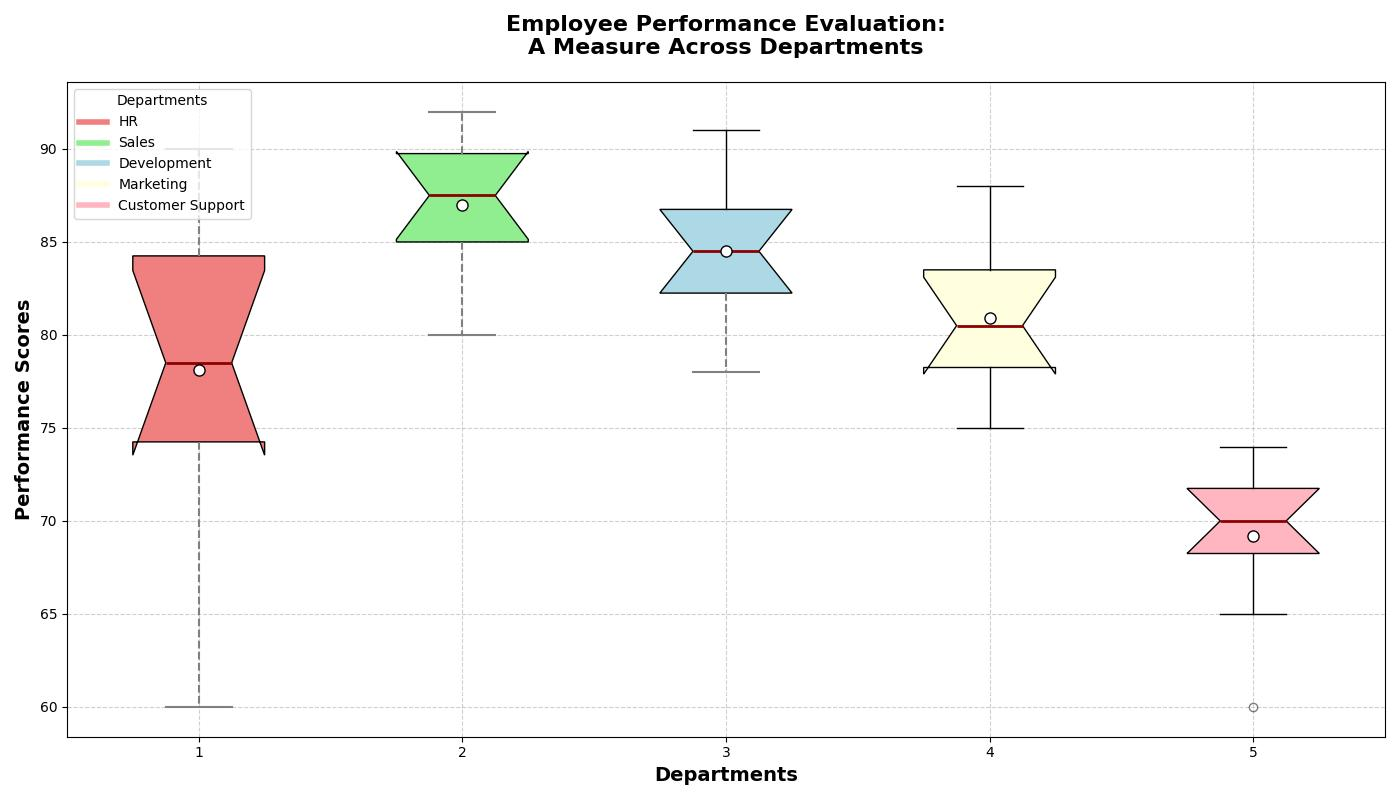

The Python source for this figure:
import matplotlib.pyplot as plt
import numpy as np

# Backstory:
# Title: "Employee Performance Evaluation: A Measure Across Departments"
# The company, "Tech Solutions Inc.", annually evaluates the performance of its employees across different departments. 
# To analyze the variation in performance within and across departments, we have collected performance scores of employees 
# from five key departments.

# Departments
departments = ['HR', 'Sales', 'Development', 'Marketing', 'Customer Support']

# Performance scores for each department
# Explicitly created data based on a fictional performance scoring system
HR_scores = [70, 75, 80, 85, 60, 90, 88, 74, 82, 77]
Sales_scores = [85, 87, 90, 83, 80, 88, 92, 85, 91, 89]
Development_scores = [78, 82, 85, 91, 87, 84, 79, 86, 90, 83]
Marketing_scores = [75, 80, 78, 82, 85, 88, 77, 84, 79, 81]
Support_scores = [65, 70, 72, 60, 68, 74, 70, 69, 71, 73]

# Combine data into a list
performance_data = [HR_scores, Sales_scores, Development_scores, Marketing_scores, Support_scores]

# Create the figure and axis
fig, ax = plt.subplots(figsize=(14, 8))

# Create the box plot
box = ax.boxplot(performance_data, vert=True, patch_artist=True, notch=True, showmeans=True,
                 meanprops={"marker": "o", "markerfacecolor": "white", "markeredgecolor": "black", "markersize": 8})

# Define colors for each department
colors = ['lightcoral', 'lightgreen', 'lightblue', 'lightyellow', 'lightpink']
for patch, color in zip(box['boxes'], colors):
    patch.set_facecolor(color)

# Add titles and labels
ax.set_title('Employee Performance Evaluation:\nA Measure Across Departments', fontsize=16, fontweight='bold', pad=20)
ax.set_xlabel('Departments', fontsize=14, fontweight='bold')
ax.set_ylabel('Performance Scores', fontsize=14, fontweight='bold')

# Customize whiskers, medians, caps, and outliers
for whisker, cap, median, flier in zip(box['whiskers'], box['caps'], box['medians'], box['fliers']):
    whisker.set(color='grey', linewidth=1.5, linestyle='--')
    cap.set(color='grey', linewidth=1.5)
    median.set(color='darkred', linewidth=2)
    flier.set(marker='o', color='gold', alpha=0.5)

# Add grid for better readability
ax.grid(linestyle='--', alpha=0.6)

# Legend
handles = [plt.Line2D([0], [0], color=color, lw=4) for color in colors]
ax.legend(handles, departments, title='Departments', loc='upper left', fontsize=10)

# Adjust layout to prevent overlap
plt.tight_layout()

# Display the plot
plt.show()
